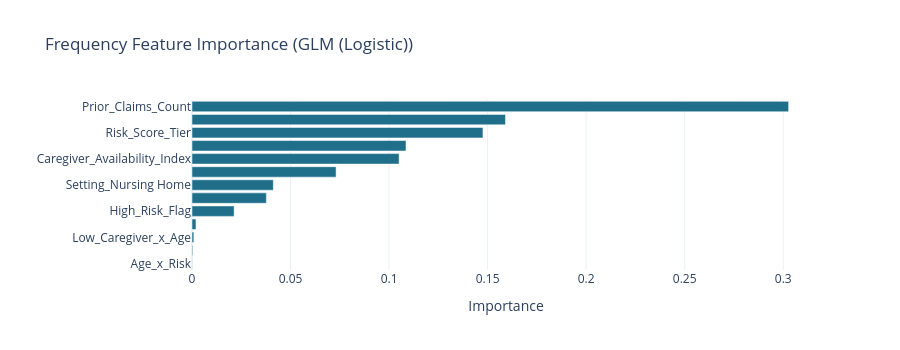
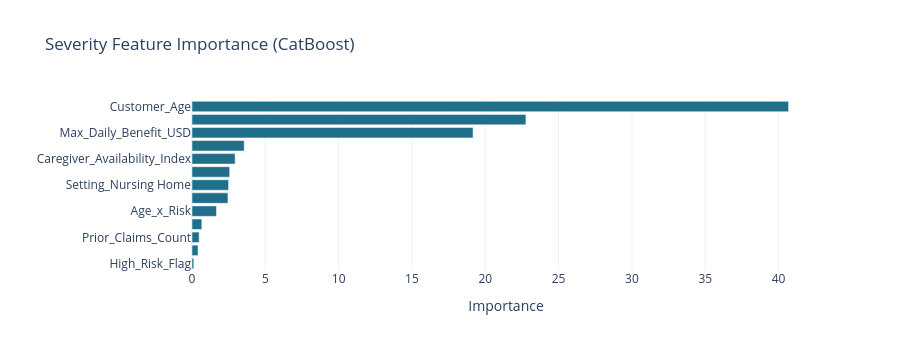

Source (notebook cell) for these figures, in order:
### Markdown cell above
# Lift chart for Tweedie (single model) for comparison
plotly_lift_chart(actual_loss, tweedie_pred, "Lift Chart - Tweedie GLM (Single Model)")

### Code cell
# Feature importance from the best frequency and severity models (Plotly)
best_freq_name = best_combo_name.split(" + ")[0]
best_sev_name = best_combo_name.split(" + ")[1]

def plotly_feature_importance(model, feature_names, title):
 if hasattr(model, "feature_importances_"):
  imp = pd.Series(model.feature_importances_, index=feature_names).sort_values()
 elif hasattr(model, "coef_"):
  coefs = np.abs(model.coef_[0])
  imp = pd.Series(coefs / coefs.sum(), index=feature_names).sort_values()
 else:
  print("No feature importance available"); return
 fig = px.bar(x=imp.values, y=imp.index, orientation="h",
     color_discrete_sequence=["#1f6f8b"], title=title)
 fig.update_layout(template="plotly_white", height=350,
      xaxis_title="Importance", yaxis_title="")
 fig.show()

print(f"Feature Importance - Frequency: {best_freq_name}")
plotly_feature_importance(freq_models[best_freq_name], FEATURES,
       f"Frequency Feature Importance ({best_freq_name})")

print(f"\nFeature Importance - Severity: {best_sev_name}")
plotly_feature_importance(sev_models[best_sev_name], FEATURES,
       f"Severity Feature Importance ({best_sev_name})")

### Figure 1 — Plotly figure (JSON) as saved in the notebook; plotly's stock layout.template omitted (floating-point values rounded to 4 significant figures)
{"data": [{"hovertemplate": "x=%{x}<br>y=%{y}<extra></extra>", "legendgroup": "", "marker": {"color": "#1f6f8b", "pattern": {"shape": ""}}, "name": "", "orientation": "h", "showlegend": false, "textposition": "auto", "type": "bar", "x": [8.376e-05, 0.0003631, 0.0009393, 0.00201, 0.02137, 0.03775, 0.04127, 0.07311, 0.1051, 0.1086, 0.1476, 0.1591, 0.3027], "xaxis": "x", "y": ["Age_x_Risk", "Max_Daily_Benefit_USD", "Low_Caregiver_x_Age", "Setting_Home Care", "High_Risk_Flag", "Customer_Age", "Setting_Nursing Home", "Log_Benefit", "Caregiver_Availability_Index", "Claims_Per_Year", "Risk_Score_Tier", "Macro_Inflation_Rate", "Prior_Claims_Count"], "yaxis": "y"}], "layout": {"barmode": "relative", "height": 350, "legend": {"tracegroupgap": 0}, "title": {"text": "Frequency Feature Importance (GLM (Logistic))"}, "xaxis": {"anchor": "y", "domain": [0, 1], "title": {"text": "Importance"}}, "yaxis": {"anchor": "x", "domain": [0, 1], "title": {"text": ""}}}}

### Figure 2 — Plotly figure (JSON) as saved in the notebook; plotly's stock layout.template omitted (floating-point values rounded to 4 significant figures)
{"data": [{"hovertemplate": "x=%{x}<br>y=%{y}<extra></extra>", "legendgroup": "", "marker": {"color": "#1f6f8b", "pattern": {"shape": ""}}, "name": "", "orientation": "h", "showlegend": false, "textposition": "auto", "type": "bar", "x": [0.1239, 0.4091, 0.4883, 0.6713, 1.67, 2.452, 2.495, 2.57, 2.942, 3.56, 19.17, 22.77, 40.68], "xaxis": "x", "y": ["High_Risk_Flag", "Claims_Per_Year", "Prior_Claims_Count", "Risk_Score_Tier", "Age_x_Risk", "Macro_Inflation_Rate", "Setting_Nursing Home", "Low_Caregiver_x_Age", "Caregiver_Availability_Index", "Setting_Home Care", "Max_Daily_Benefit_USD", "Log_Benefit", "Customer_Age"], "yaxis": "y"}], "layout": {"barmode": "relative", "height": 350, "legend": {"tracegroupgap": 0}, "title": {"text": "Severity Feature Importance (CatBoost)"}, "xaxis": {"anchor": "y", "domain": [0, 1], "title": {"text": "Importance"}}, "yaxis": {"anchor": "x", "domain": [0, 1], "title": {"text": ""}}}}
